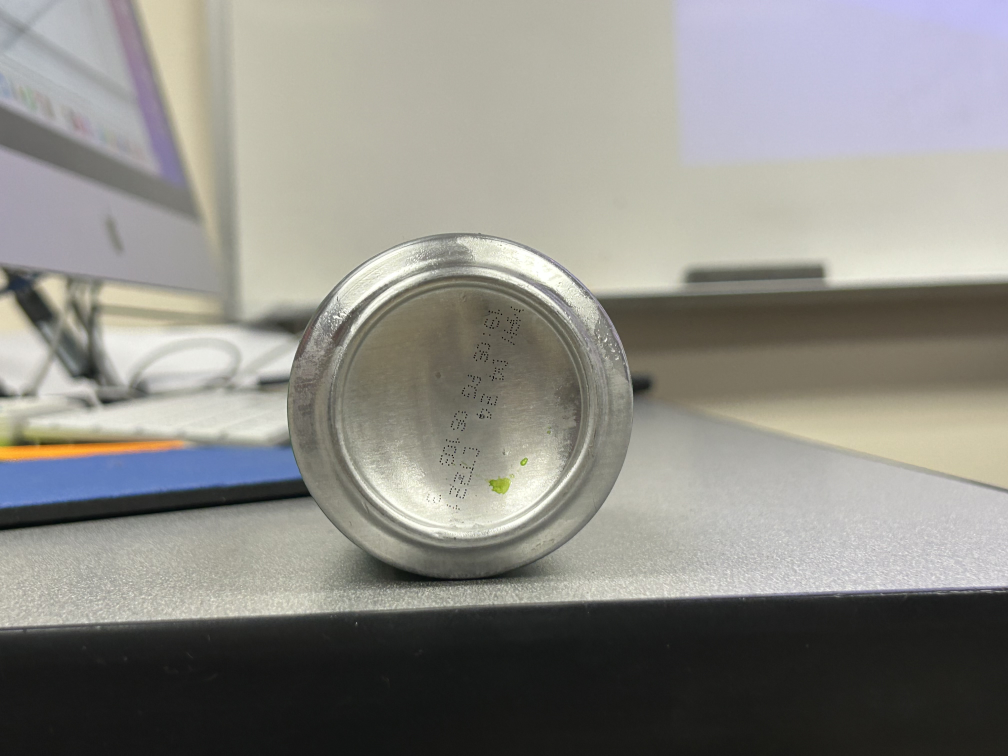
#> input picture can.jpg, 4032 x 3024 px (shown at 1/4 size)
$ python main.py
#> lines starting #> are read from the running program, lines starting #| are printed output that depends on the picture; after the words box and inside, x2 and y2 are one past the last pixel; in counts of white or black regions, pixels touching at a corner belong together
#import cv and np
import cv2
import numpy as np
#Gets image
img = cv2.imread("can.jpg")
#> img is the input picture: shape (3024, 4032, 3); mean B, G, R 133.5, 139.3, 140.6
#Turns into grayscale
gray = cv2.cvtColor(img, cv2.COLOR_BGR2GRAY)
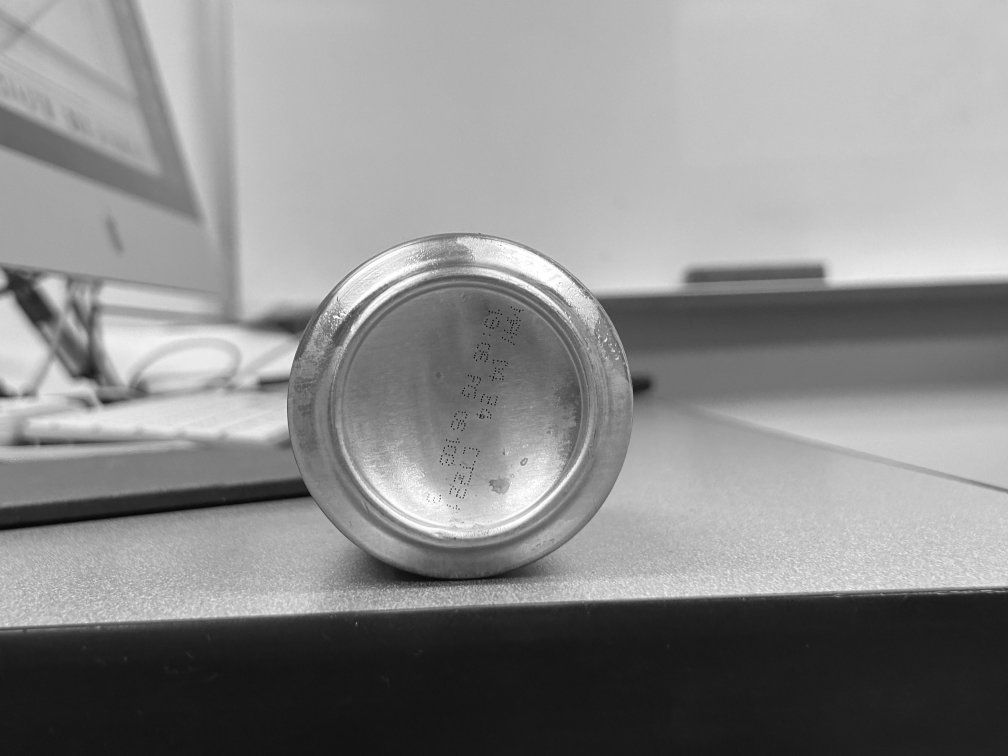
#> gray: shape (3024, 4032) (shown at 1/4 size); min 0, max 255, mean 139
#Gaussian Blur
gray = cv2.GaussianBlur(gray,(15,15),0)
# gets all the edges
maskedimg = cv2.Canny(gray, 20, 150)
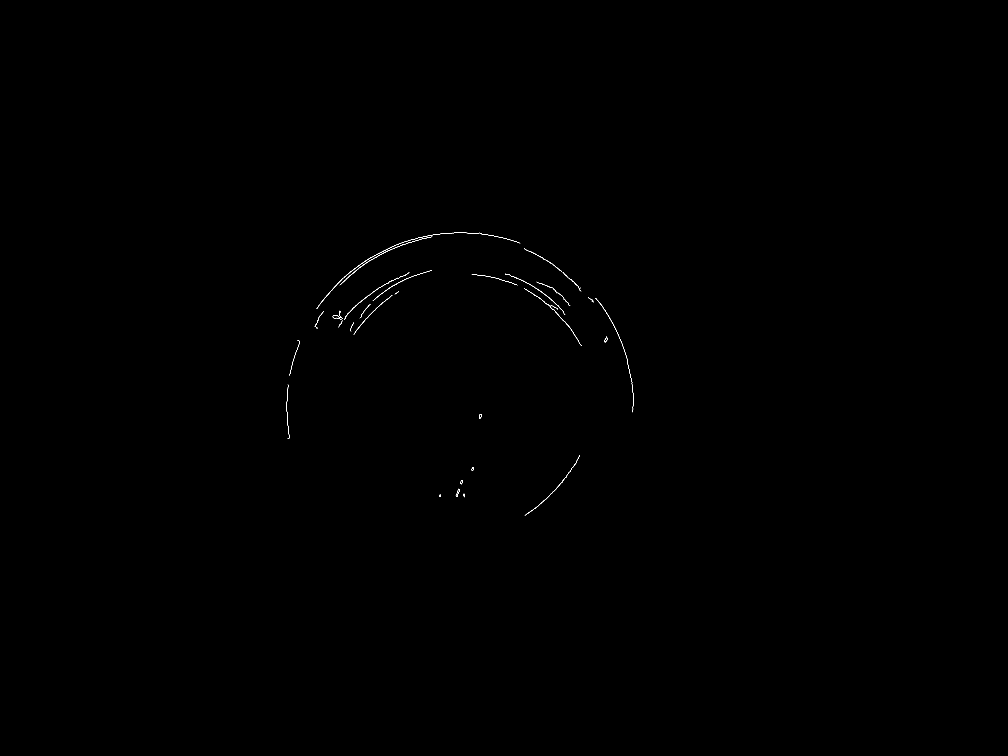
#> maskedimg: shape (3024, 4032) (shown at 1/4 size); 0.05% white in thin lines or dots, all inside (x1, y1, x2, y2) = (1147, 931, 2534, 2062)
#hough circles
circles = cv2.HoughCircles(maskedimg, cv2.HOUGH_GRADIENT, 1.5, 999, param1=120, param2=70, minRadius=0, maxRadius=0)
#> circles = [[1842.8, 1620.8, 690.8]]
#loops through the circles
if circles is not None:
    circlelist = np.uint16(np.around(circles))
#> circlelist = [[1843, 1621, 691]]
    #generates a circle and center dot for each circle
    for circle in circlelist[0, :]:
        x = circle[0]
        y = circle[1]
        radius = circle[2]
        #draws the circle
        cv2.circle(img, (x, y), radius, (50, 255, 20), 15)

        #draw a dot at the center
        cv2.circle(img, (x, y), 1, (50, 255, 20), 10)
#> this loop made 1 pass


#shows new image
cv2.imshow("hi",img)
cv2.imwrite("img_4.png",img)
cv2.waitKey(0)
